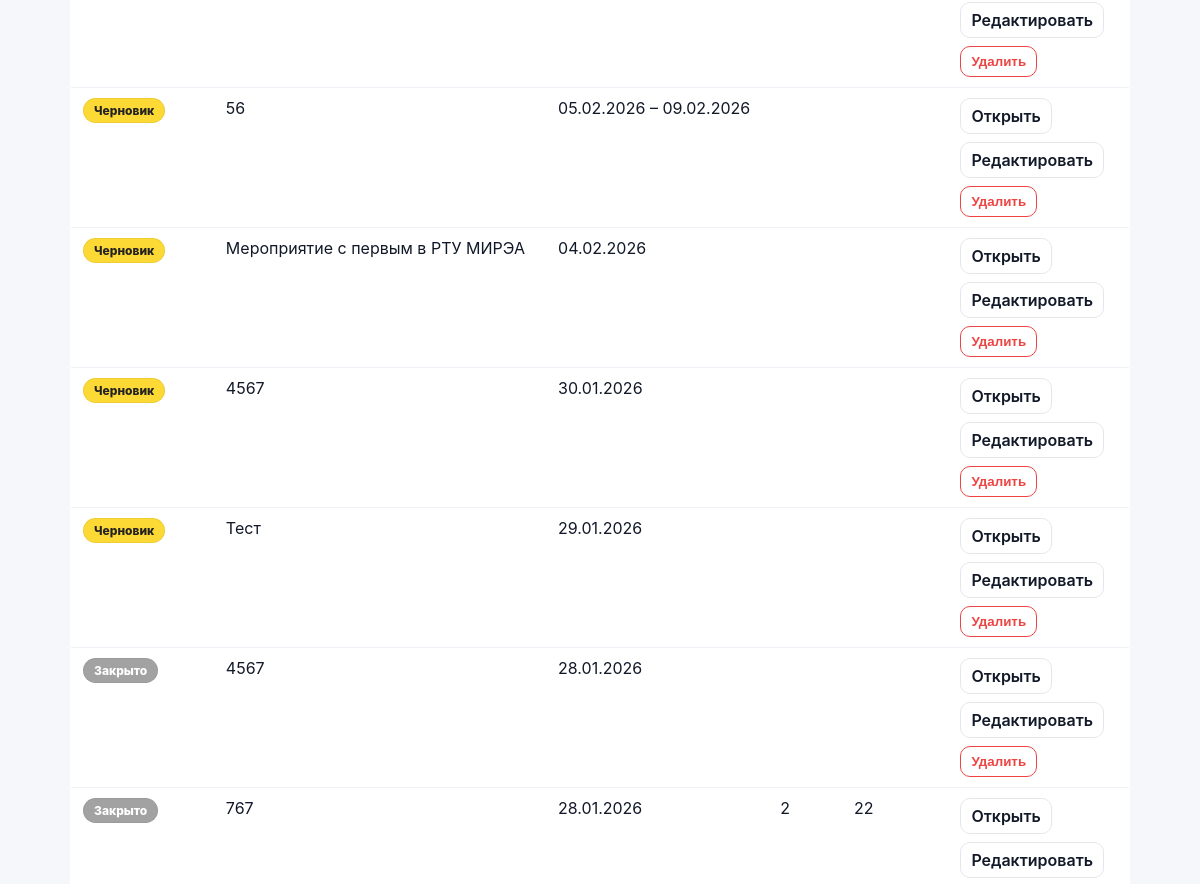
The app's page /events/ (signed in, middle part), older data.
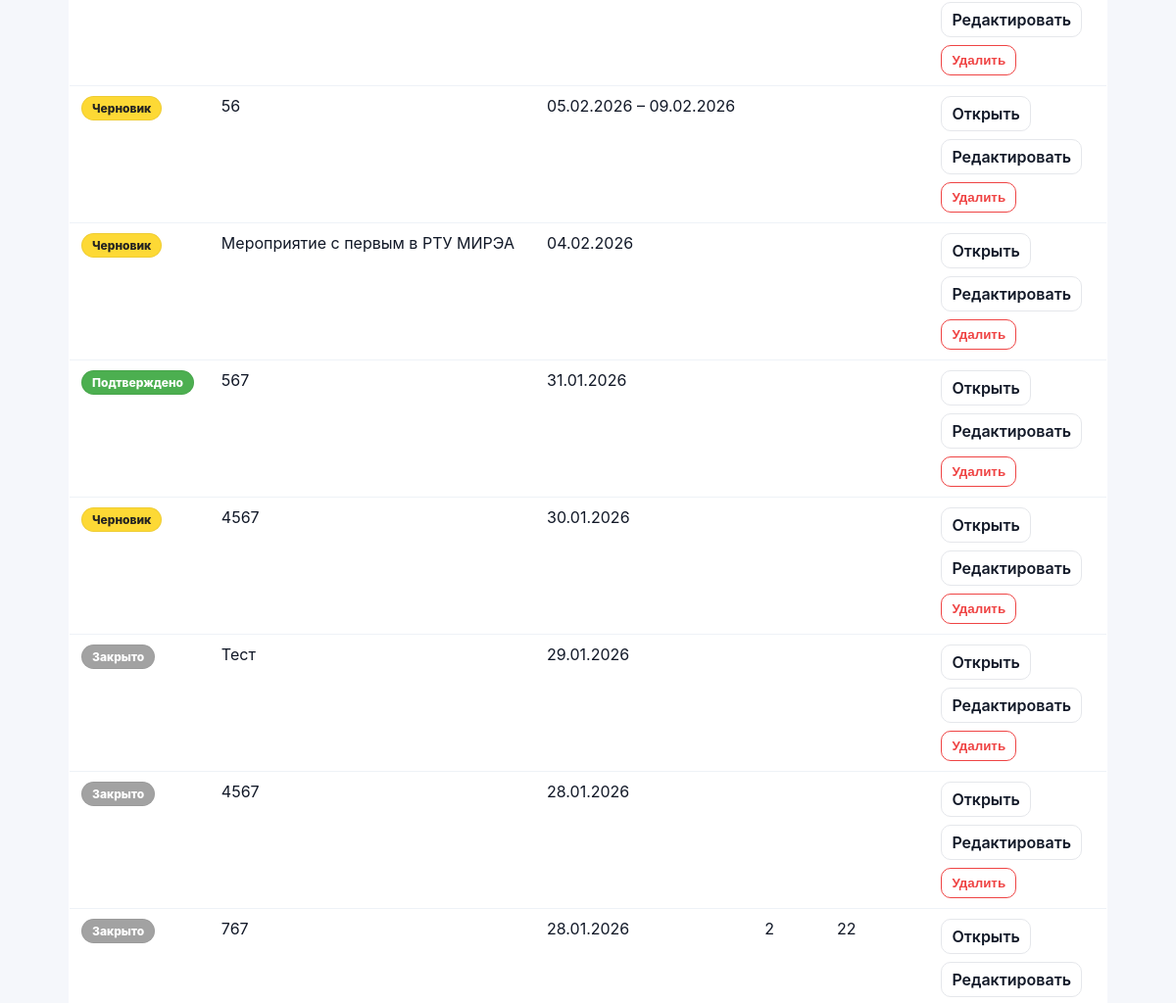
The same page, newer data.
### events/models.py (models this page shows, shortened)
class Event(models.Model):
    class Meta:
        permissions = [
            ("edit_event_card", "Can edit event card (dates/status/etc)"),
            ("edit_event_equipment", "Can edit event equipment (own/rented)"),
        ]
    STATUS_DRAFT = "draft"
    STATUS_CONFIRMED = "confirmed"
    STATUS_CANCELLED = "cancelled"
    STATUS_CLOSED = "closed"
    STATUS_CHOICES = (
        (STATUS_DRAFT, "Черновик"),
        (STATUS_CONFIRMED, "Подтверждено"),
        (STATUS_CANCELLED, "Отменено"),
        (STATUS_CLOSED, "Закрыто"),
    )
    name = models.CharField(max_length=200)
    start_date = models.DateField()
    end_date = models.DateField(blank=True, null=True)
    client = models.CharField(max_length=200, blank=True)
    location = models.CharField(max_length=200, blank=True)
    responsible = models.ForeignKey(
        User,
        on_delete=models.SET_NULL,
        null=True,
        related_name="events",
    )
    s_engineer = models.ForeignKey(
        User,
        on_delete=models.SET_NULL,
        null=True,
        blank=True,
        related_name="senior_events",
    )
    engineers = models.ManyToManyField(
        User,
        blank=True,
        related_name="engineer_events",
    )
    notes = models.TextField(blank=True, default="")
    is_deleted = models.BooleanField(default=False)
    deleted_at = models.DateTimeField(null=True, blank=True)
    status = models.CharField(
        max_length=20,
        choices=STATUS_CHOICES,
        default=STATUS_DRAFT,
    )
    created_at = models.DateTimeField(auto_now_add=True)

### events/views.py (the view)
# urls.py: path("events/", views.event_list_view, name="event_list"),
@login_required
def event_list_view(request: HttpRequest) -> HttpResponse:
    qs = (
        Event.objects.filter(is_deleted=False)
        .select_related("responsible", "s_engineer")
        .prefetch_related("engineers")
        .order_by("-start_date", "-id")
    )
    can_view_all = _can_view_all_events(request.user)
    if not can_view_all:
        qs = qs.filter(_participation_q(request.user)).distinct()
    return render(request, "events/event_list.html", {
        "events": qs,
        "can_create_event": can_edit_event_card(request.user),
        "can_delete": can_edit_event_card(request.user),
        "can_edit": can_edit_event_card(request.user),
        "can_view_all_events": can_view_all,
    })

### accounts/context_processors.py (called while the page is built)
def authz_flags(request):
    user = getattr(request, "user", None)
    return {
        "can_manage_staff": can_manage_staff(user),
        "can_edit_event_card": can_edit_event_card(user),
        "can_edit_event_equipment": can_edit_event_equipment(user),
        "can_edit_inventory": can_edit_inventory(user),
    }

### accounts/permissions.py (called while the page is built)
def _ok(user) -> bool:
    return bool(user and user.is_authenticated)

def is_super(user) -> bool:
    return bool(_ok(user) and getattr(user, "is_superuser", False))

def can_manage_staff(user) -> bool:
    return is_super(user) or (_ok(user) and user.has_perm("accounts.manage_staff"))

def can_edit_inventory(user) -> bool:
    return is_super(user) or (_ok(user) and user.has_perm("inventory.manage_inventory"))

def can_edit_event_card(user) -> bool:
    return is_super(user) or (_ok(user) and user.has_perm("events.edit_event_card"))

def can_edit_event_equipment(user) -> bool:
    return is_super(user) or (_ok(user) and user.has_perm("events.edit_event_equipment"))

### events/templates/events/event_list.html (shortened to what this page needs)
{% extends "base.html" %}
{% block content %}
<table class="list-table">
  <tbody>
    {% for e in events %}
    <tr>
      <td>
        <span class="status-pill status-{{ e.status }}">{{ e.get_status_display }}</span>
      </td>
      <td>{{ e.name }}</td>
      <td>
        {% if e.start_date == e.end_date or not e.end_date %}
          {{ e.start_date|date:"d.m.Y" }}
        {% else %}
          {{ e.start_date|date:"d.m.Y" }} – {{ e.end_date|date:"d.m.Y" }}
        {% endif %}
      </td>
      <td>{{ e.client }}</td>
      <td>{{ e.location }}</td>
      <td>
        <div style="display:flex; flex-direction:column; gap:8px; align-items:flex-start;">
          <a class="btn-secondary" href="{% url 'event_detail' e.id %}">Открыть</a>
          {% if can_edit %}
            <a class="btn-secondary" href="{% url 'event_edit' e.id %}">Редактировать</a>
          {% endif %}
          {% if can_delete %}
            <form method="post" action="{% url 'event_delete' e.id %}"
                  onsubmit="return confirm('Удалить мероприятие «{{ e.name }}»? Оно попадёт в корзину на 30 дней.')">
              <button type="submit" class="btn-secondary" style="border-color:#ef4444; color:#ef4444;">
                Удалить
              </button>
            </form>
          {% endif %}
        </div>
      </td>
    </tr>
    {% empty %}
    <tr>
      <td colspan="6" style="color:#6b7280;">Мероприятий нет.</td>
    </tr>
    {% endfor %}
  </tbody>
</table>
{% endblock %}

Row changes from the older to the newer data that the page shows:
added Event: status "Подтверждено", name "567", start_date "31.01.2026"
changed Event "Тест": status "Черновик" → "Закрыто"
